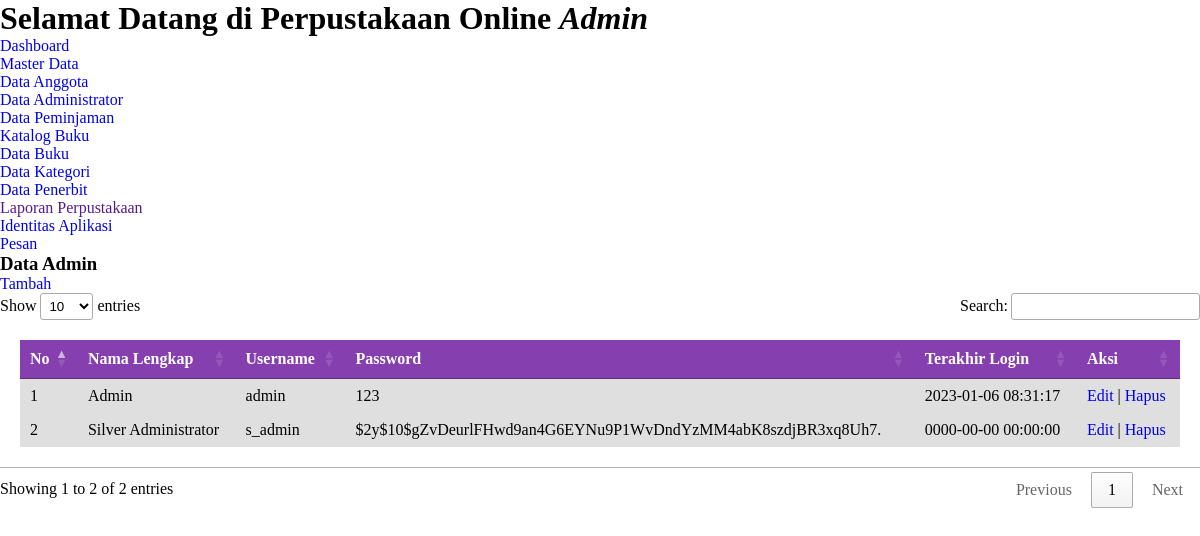
The page /admin/master_data/data_administrator/index.php on the database its author committed.
### tables this page shows
CREATE TABLE `user` (
  `id` int(11) NOT NULL,
  `kode` varchar(25) NOT NULL,
  `nis` char(20) NOT NULL,
  `fullname` varchar(50) NOT NULL,
  `username` varchar(50) NOT NULL,
  `password` text NOT NULL,
  `kelas` varchar(20) DEFAULT NULL,
  `alamat` text DEFAULT NULL,
  `verif` varchar(50) NOT NULL DEFAULT 'Akun terverifikasi',
  `role` enum('admin','user') NOT NULL,
  `join_date` datetime NOT NULL,
  `terakhir_login` datetime NOT NULL,
  `foto` text DEFAULT NULL
);

### class/Database.php (called while the page is built, shortened)
<?php
class Database {
    private $hostname = "localhost";
    private $username = "root";
    private $password = "";
    private $database = "db_perpustakaan";
    public function __construct(){
        $this->db = mysqli_connect($this->hostname, $this->username, $this->password, $this->database);
    }
}
?>

### class/User.php (called while the page is built, shortened)
<?php
include_once("Database.php");
class User extends Database{
    public function getAdministrator(){
        $sql = "SELECT * FROM user WHERE role='admin'";
        return $this->db->query($sql)->fetch_all(MYSQLI_ASSOC);
    }
    public function find($id){
        $sql = "SELECT * FROM user WHERE id='$id'";
        return $this->db->query($sql)->fetch_assoc();
    }
}
?>

### admin/master_data/data_administrator/index.php (the view, shortened to what this page needs)
<?php
include_once("../../../class/User.php");
$user = new User;
$data_user = $user->find(1);
$administrator = new User;
$data_administrator = $administrator->getAdministrator();
?>
<!DOCTYPE html>
<html lang="en">
<head>
    <link rel="stylesheet" href="../../../assets/css/style_a.css">
    <?php include("../../../partials/t_script_js.php") ?>
</head>
<body>
    <?php include("../../../partials/sidebar_admin.php") ?>
    <div class="table">
        <h3>Data Admin</h3>
        <a href="tambah.php">Tambah</a>
        <table id="jquery-tab">
            <thead>
            <tr>
                <th>No</th>
                <th>Nama Lengkap</th>
                <th>Username</th>
                <th>Password</th>
                <th>Terakhir Login</th>
                <th>Aksi</th>
            </tr>
            </thead>
            <tbody>
                <?php foreach($data_administrator as $key => $a) {
                ?>
                <tr>
                    <td><?= $key+1 ?></td>
                    <td><?= $a["fullname"] ?></td>
                    <td><?= $a["username"] ?></td>
                    <td><?= $a["password"] ?></td>
                    <td><?= $a["terakhir_login"] ?></td>
                    <td>
                        <a href="edit.php?id=<?= $a["id"] ?>">Edit</a> |
                        <a onclick="hapus(<?= $a['id'] ?>)" href="#">Hapus</a>
                    </td>
                </tr>
                <?php } ?>
            </tbody>
        </table>
    </div>
</body>
</html>

### partials/sidebar_admin.php
<div class="sidebar">
    <h1>Selamat Datang di Perpustakaan Online <i><?= $data_user["fullname"] ?></i></h1>
    <ul>
        <li> <a href="http://localhost/perpus64/admin/">Dashboard</a></li>
        <li> <a href="#">Master Data</a>
            <ul>
                <li><a href="http://localhost/perpus64/admin/master_data/data_anggota/index.php">Data Anggota</a></li>
                <li><a href="http://localhost/perpus64/admin/master_data/data_administrator/index.php">Data Administrator</a></li>
                <li><a href="http://localhost/perpus64/admin/master_data/data_peminjaman/index.php">Data Peminjaman</a></li>
            </ul>
        </li>
        <li> <a href="#">Katalog Buku</a>
            <ul>
                <li><a href="http://localhost/perpus64/admin/katalog_buku/data_buku/index.php">Data Buku</a></li>
                <li><a href="http://localhost/perpus64/admin/katalog_buku/data_kategori/index.php">Data Kategori</a></li>
                <li><a href="http://localhost/perpus64/admin/katalog_buku/data_penerbit/index.php">Data Penerbit</a></li>
            </ul>
        </li>
        <li> <a href="">Laporan Perpustakaan</a></li>
        <li> <a href="identitas.php">Identitas Aplikasi</a></li>
        <li> <a href="pesan.php">Pesan</a></li>
    </ul>
</div>

### assets/css/style_a.css (style rules this page uses)
* { margin: 0; padding: 0; box-sizing: border-box; list-style: none; text-decoration: none; }
.table table { width: 100%; padding: 20px; }
.table table th { background-color: #863faf; color: white; padding: 10px; font-weight: 400; }
.table table td { background-color: #dfdfdf; padding: 8px; text-align: justify; }

### rows shown on the page
user: fullname "Admin", username "admin", password "123", terakhir_login "2023-01-06 08:31:17"
user: fullname "Silver Administrator", username "s_admin", password "$2y$10$gZvDeurlFHwd9an4G6EYNu9P1WvDndYzMM4abK8szdjBR3xq8Uh7.", terakhir_login "0000-00-00 00:00:00"
